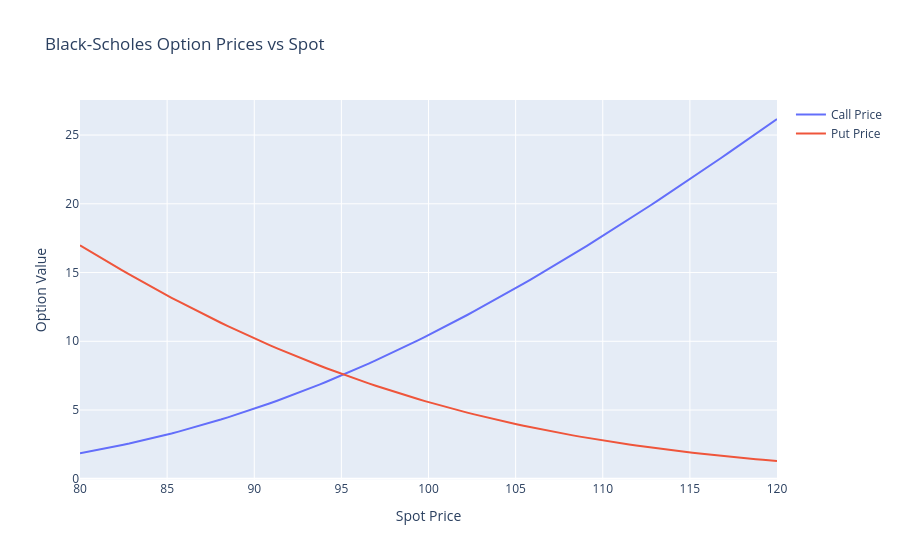
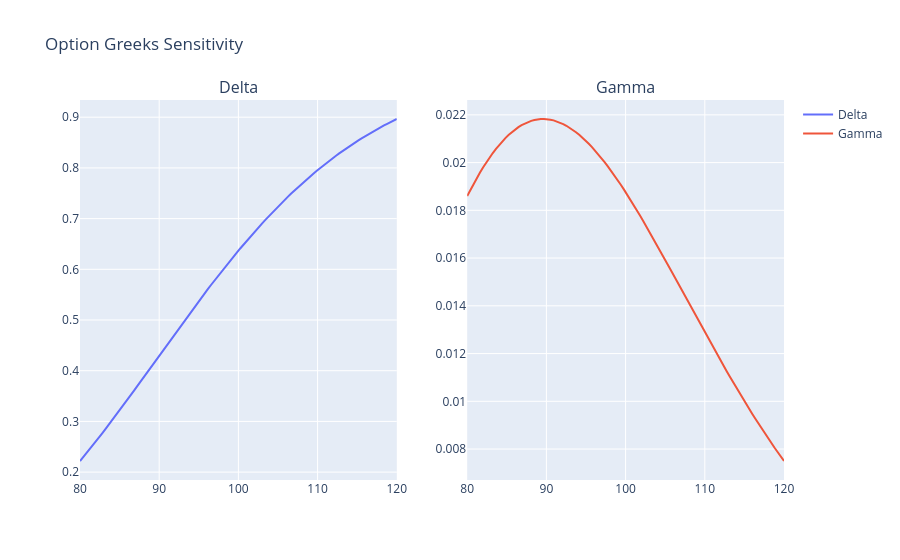

Write notebook code for charts like these, in order.
### Markdown cell above
## 1. Derivatives Pricing: Black-Scholes & Greeks
The Black-Scholes model calculates the theoretical price of European options by modeling the underlying asset as a geometric Brownian motion. It is used to derive Greeks, which measure how sensitive an option's price is to changes in spot price, time, and volatility.

### Code cell
from market_risk.pricing import BlackScholesEngine

S = np.linspace(80, 120, 100)
K, T, r, sigma = 100, 1.0, 0.05, 0.2

calls = BlackScholesEngine.calculate_prices(S, K, T, r, sigma, 'call')
puts = BlackScholesEngine.calculate_prices(S, K, T, r, sigma, 'put')

fig_bs = go.Figure()
fig_bs.add_trace(go.Scatter(x=S, y=calls, name='Call Price'))
fig_bs.add_trace(go.Scatter(x=S, y=puts, name='Put Price'))
fig_bs.update_layout(title='Black-Scholes Option Prices vs Spot', xaxis_title='Spot Price', yaxis_title='Option Value')
fig_bs.show()

# Sensitivity Analysis: Greeks
greeks = [BlackScholesEngine.calculate_greeks(s, K, T, r, sigma) for s in S]
deltas = [g['Delta'] for g in greeks]
gammas = [g['Gamma'] for g in greeks]

fig_greeks = make_subplots(rows=1, cols=2, subplot_titles=('Delta', 'Gamma'))
fig_greeks.add_trace(go.Scatter(x=S, y=deltas, name='Delta'), row=1, col=1)
fig_greeks.add_trace(go.Scatter(x=S, y=gammas, name='Gamma'), row=1, col=2)
fig_greeks.update_layout(title='Option Greeks Sensitivity')
fig_greeks.show()
